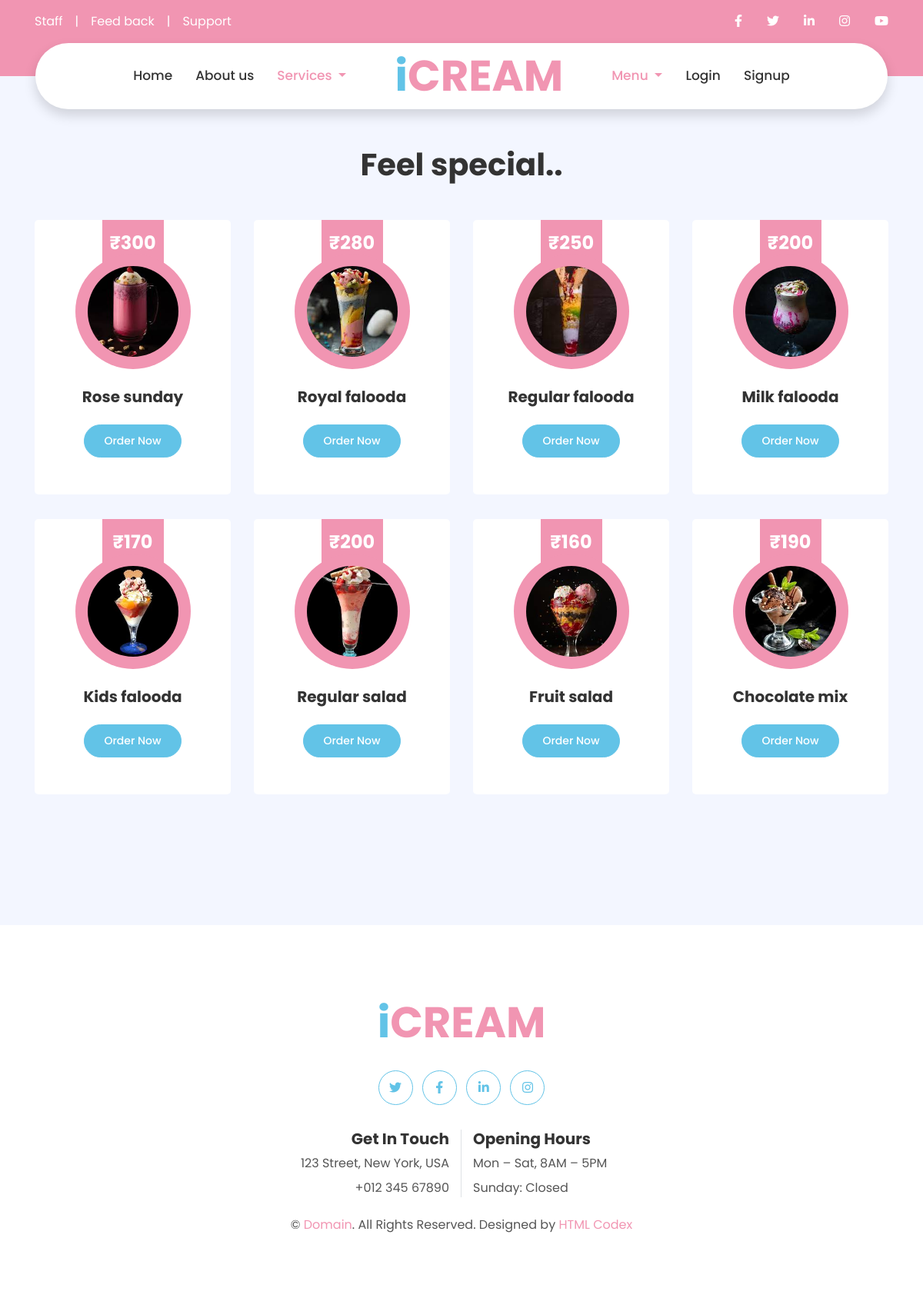
Page /specialitems on the committed database.
### myapp/models.py (models this page shows)
class Items(models.Model):
    item_name=models.CharField(max_length=100,blank=False,verbose_name="Item")
    price=models.IntegerField(blank=False,verbose_name='Price')
    item_type=models.CharField(max_length=100,blank=False,verbose_name='Type')
    description=models.CharField(max_length=300,blank=False,verbose_name="Description")
    image=models.ImageField(upload_to = 'img')

### myapp/views.py (the view)
# urls.py: path('specialitems',views.specialitems,name='specialitems'),
def specialitems(request):
    items=Items.objects.filter(item_type='specialitems')
    return render(request,'specialitems.html',{'items':items})

### myapp/templates/specialitems.html (shortened to what this page needs)
{% extends 'base.html' %}
{% load static %}
{% block content %}
<div class="container-fluid ">
    <div class="container py-5">
        <div class="row justify-content-center">
            <div class="col-lg-6">
                <h1 class=" position-relative text-center mb-5">Feel special..</h1>
            </div>
        </div>
        <div class="row">
            {% for i in items %}
            <div class="col-lg-3 col-md-6 mb-4 pb-2">
                <div class="product-item d-flex flex-column align-items-center text-center bg-light rounded py-5 px-3">
                    <div class="bg-primary mt-n5 py-3" style="width: 80px;">
                        <h4 class="font-weight-bold text-white mb-0">₹{{i.price}}</h4>
                    </div>
                    <div class="position-relative bg-primary rounded-circle mt-n3 mb-4 p-3" style="width: 150px; height: 150px;">
                        <img class="rounded-circle w-100 h-100" src="/media/{{i.image}}" style="object-fit: cover;" data-toggle="modal" data-target="#a">
                    </div>
                    <h5 class="font-weight-bold mb-4">{{i.item_name}}</h5>
                    <a href="order" class="btn btn-sm btn-secondary">Order Now</a>
                </div>
            </div>
            {% endfor %}
        </div>
    </div>
</div>
{% endblock %}

### rows in the picture
Items: price "300", image (picture), item_name "Rose sunday"
Items: price "280", image (picture), item_name "Royal falooda"
Items: price "250", image (picture), item_name "Regular falooda"
Items: price "200", image (picture), item_name "Milk falooda"
Items: price "170", image (picture), item_name "Kids falooda"
Items: price "200", image (picture), item_name "Regular salad"
Items: price "160", image (picture), item_name "Fruit salad"
Items: price "190", image (picture), item_name "Chocolate mix"
